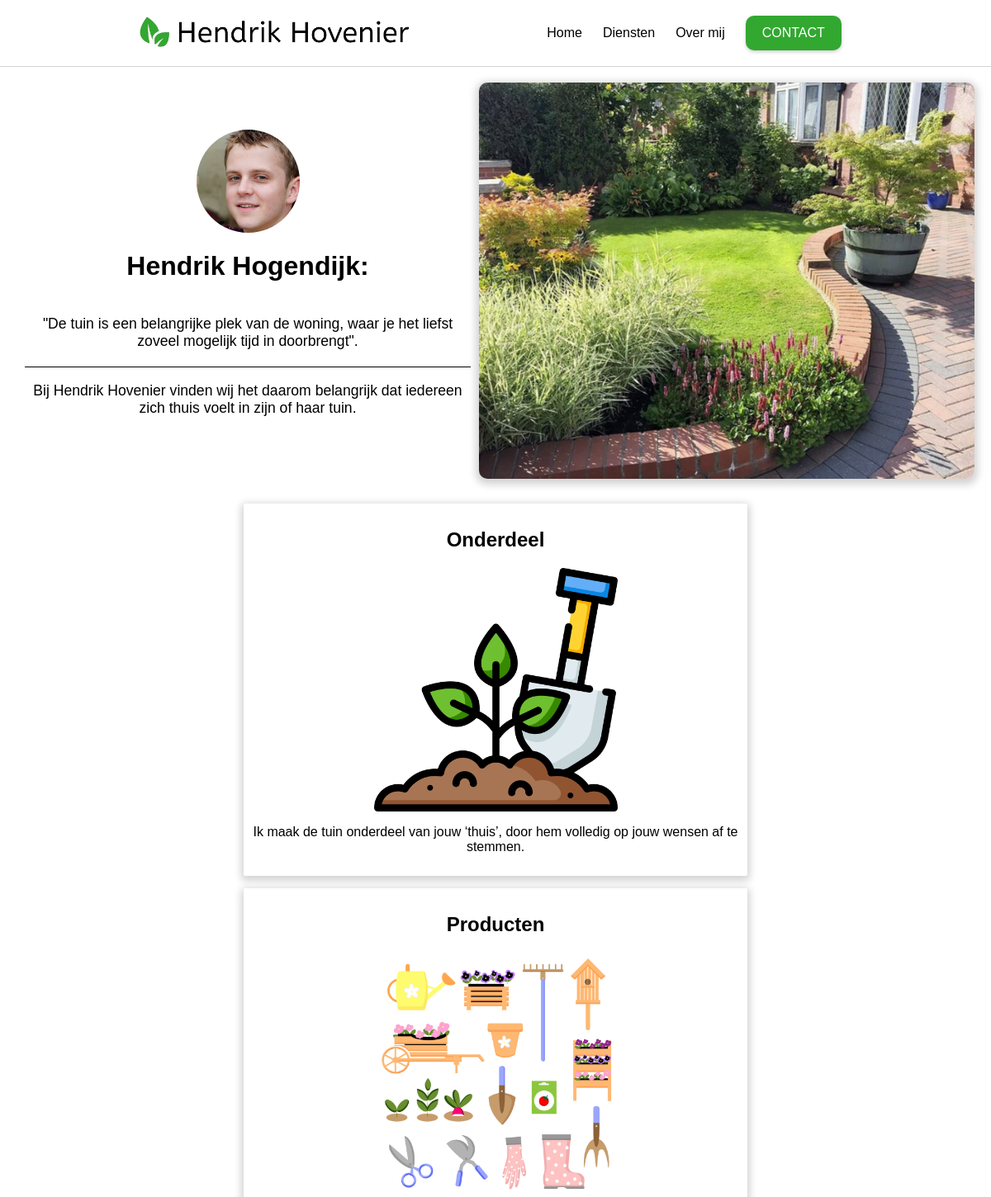
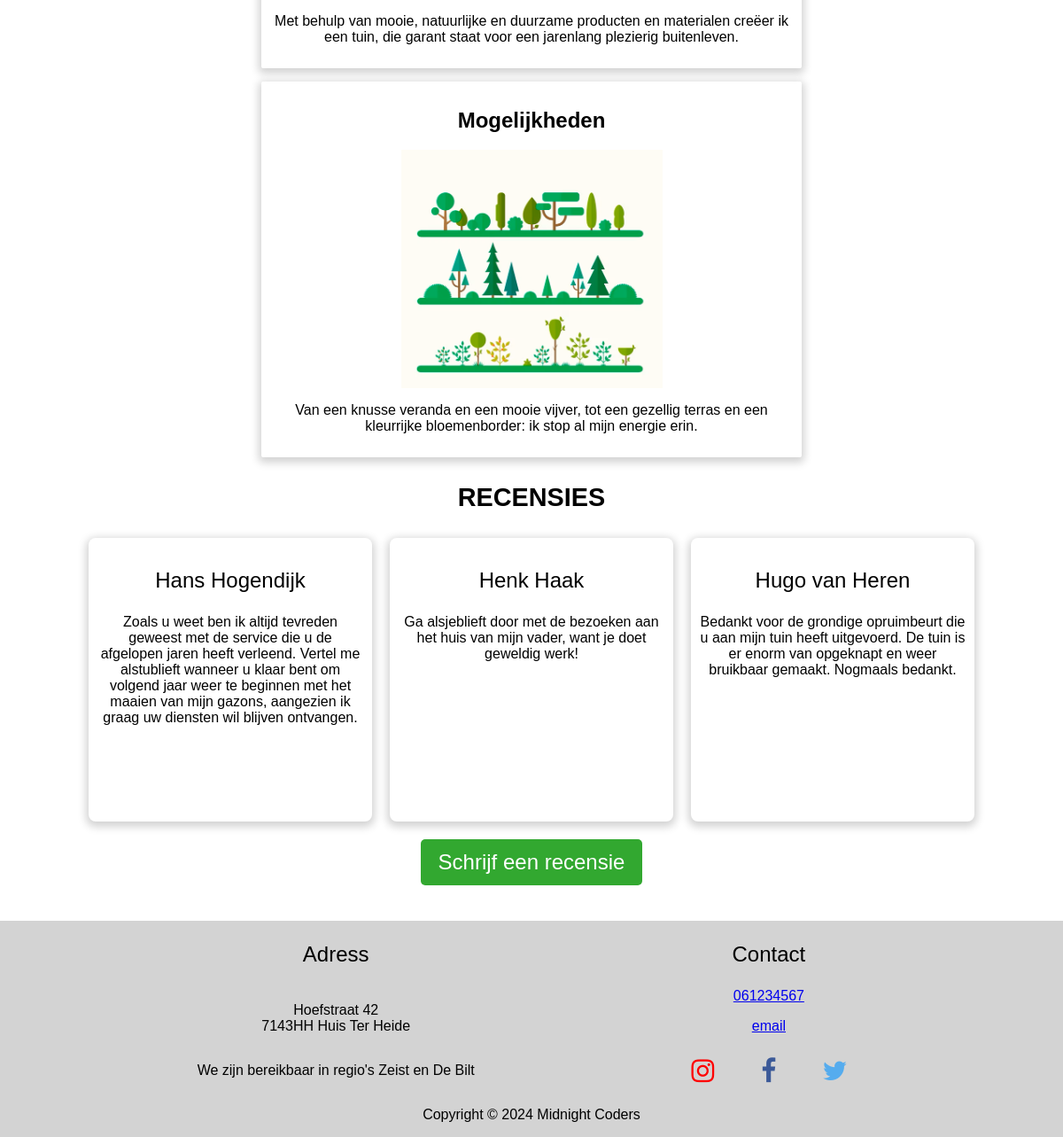
The page / on the database its author committed (2 pictures, top to bottom).
### tables this page shows
CREATE TABLE `recensies` (
  `id` int(11) NOT NULL,
  `datum` datetime NOT NULL,
  `voornaam` varchar(255) NOT NULL,
  `achternaam` varchar(255) NOT NULL,
  `bericht` varchar(270) NOT NULL,
  `zichtbaar` tinyint(1) NOT NULL
);

### index.php (the view, shortened to what this page needs)
<?php
include ('database/db_connect.php');
?>
<!DOCTYPE html>
<html lang="en">
<head>
    <link rel="stylesheet" href="<?= BASEURL ?>assets/css/header.css">
    <link rel="stylesheet" href="<?= BASEURL ?>assets/css/indexStyle.css">
    <link rel="stylesheet" href="<?= BASEURL ?>assets/css/footer.css">
    <link rel="stylesheet" href="https://cdnjs.cloudflare.com/ajax/libs/font-awesome/4.7.0/css/font-awesome.min.css">
</head>
<body>
    <div id="container">
        <?php include ('header.php'); ?>
        <main>
            <?php include ('assets/php/slideshow.php'); ?>
            <div id="info-box-container">
                <div class="info-box">
                    <h2 class="info-box-title">Onderdeel</h2>
                    <img class="info-box-img" src="assets/img/ontwerp.png" alt="garden">
                    <p>
                        Ik maak de tuin onderdeel van jouw ‘thuis’, door hem volledig op jouw wensen af te stemmen.
                    </p>
                </div>
                <div class="info-box">
                    <h2 class="info-box-title">Producten</h2>
                    <img class="info-box-img" src="assets/img/products.png" alt="garden">
                    <p>
                        Met behulp van mooie, natuurlijke en duurzame producten en materialen creëer ik een tuin, die
                        garant
                        staat voor een jarenlang plezierig buitenleven.
                    </p>
                </div>
                <div class="info-box">
                    <h2 class="info-box-title">Mogelijkheden</h2>
                    <img class="info-box-img" src="assets/img/posibilities.png" alt="garden">
                    <p>
                        Van een knusse veranda en een mooie vijver, tot een gezellig terras en een kleurrijke
                        bloemenborder:
                        ik
                        stop al mijn energie erin.
                    </p>
                </div>
            </div>
            <div id="review-container">
                <h1>RECENSIES</h1>
                <div id="review-box-container">
                    <?php
                    $sqli_prepare = $con->prepare("SELECT voornaam, achternaam, bericht FROM recensies WHERE zichtbaar = 1 ORDER BY RAND() LIMIT 3;");
                    $sqli_prepare->bind_result($reviewFName, $reviewLName, $reviewMessage);
                    $sqli_prepare->execute();
                    while ($sqli_prepare->fetch()) { ?>
                        <div class="review-box">
                            <p class="review-name"><?php echo $reviewFName . ' ' . $reviewLName ?></p>
                            <p class="review-text"><?php echo $reviewMessage ?></p>
                        </div>
                    <?php } ?>
                </div>
                <div id="review-input-container">
                    <button id="review-btn" onclick="showReviewInput()">Schrijf een recensie</button>
                </div>
            </div>
        </main>
        <?php include (BASE_PATH . "/footer.php"); ?>
    </div>
</body>
</html>

### header.php (shortened to what this page needs)
<header>
    <div id="logo-container">
        <a href="/index.php">
            <img id="header-logo" src="<?=BASEURL?>assets/img/weblogo2.png" alt="weblogo">
        </a>
    </div>
    <div id="header-buttons-container">
        <a class="header-button" href="/index.php">Home</a>
        <a class="header-button" href="/core/dienstenpage.php">Diensten</a>
        <a class="header-button" href="/core/overmijpage.php">Over mij</a>
        <a id="contact-btn" href="/core/contactpage.php">CONTACT</a>
    </div>
</header>

### assets/php/slideshow.php (shortened to what this page needs)
<div id="slideshow-container">
    <div id="intro">
        <img id="portrait" src="assets/img/hendrik.png" alt="hendrik">
        <h1 id="head-title">Hendrik Hogendijk:</h1>
        <p id="head-border" class="intro-text">"De tuin is een belangrijke plek van de woning, waar je
            het liefst zoveel mogelijk tijd in doorbrengt".</p>
        <p class="intro-text">
            Bij Hendrik Hovenier vinden wij het daarom belangrijk dat iedereen zich thuis voelt in
            zijn of haar tuin.
        </p>
    </div>
    <img class="mySlides fade" src="assets/img/slideshow_foto_3.png" width="1000" height="600" alt="slideshow">
</div>

### footer.php (shortened to what this page needs)
<head>
    <link rel="stylesheet" href="https://cdnjs.cloudflare.com/ajax/libs/font-awesome/4.7.0/css/font-awesome.min.css">
</head>
<footer>
    <div id="footer-content">
        <div id="adres-container">
            <p class="footer-title">Adress</p>
            <p id="addres-text">Hoefstraat 42 <br>7143HH Huis Ter Heide</p>
            <p id="regio">We zijn bereikbaar in regio's Zeist en De Bilt</p>
        </div>
        <div id="contact-container">
            <p class="footer-title">Contact</p>
            <a href="tel:061234567">061234567</a>
            <p><a href="mailto:HendrikHogendijk@gmail.com">email</a></p>
            <div id="social-links">
                <a href="#" class="fa fa-instagram" style="font-size:30px"></a>
                <a href="#" class="fa fa-facebook" style="font-size:30px"></a>
                <a href="#" class="fa fa-twitter" style="font-size:30px"></a>
            </div>
        </div>
    </div>
    <div id="copyright-container">
        <p>Copyright © 2024 Midnight Coders</p>
    </div>
</footer>

### assets/css/header.css (style rules this page uses)
body, html { padding: 0; margin: 0; font-family: sans-serif; }
#container { display: grid; grid-template-columns: repeat(3, 1fr); grid-template-rows: 80px 1fr 0fr; grid-column-gap: 0px; grid-row-gap: 0px; transition: grid-template-rows 0.5s; }
header { grid-area: 1 / 1 / 2 / 4; }
main { grid-area: 2 / 1 / 3 / 4; }
footer { grid-area: 3 / 1 / 4 / 4; }
header { display: flex; justify-content: space-evenly; align-items: center; box-shadow: 0px 1px lightgray; background-color: white; position: sticky; top: 0; z-index: 998; }
#header-logo { width: 350px; transition: width 1s; }
#header-buttons-container { display: flex; align-items: center; gap: 25px; }
.header-button { color: black; text-decoration: none; font-size: 1rem; transition: font-size 1s, transform 0.3s ease-in-out; }
#contact-btn { text-decoration: none; font-size: 1rem; color: white; background-color: #32a830; padding: 12px 20px; border-radius: 10px; transition: font-size 1s, transform 0.3s ease-in-out; box-shadow: 0 2px 4px rgba(0, 0, 0, 0.2); }

### assets/css/indexStyle.css (style rules this page uses)
main div { padding: 10px; }
#slideshow-container { display: flex; justify-content: center; align-items: center; padding: 20px; }
#intro { display: flex; justify-content: center; align-items: center; text-align: center; flex-direction: column; z-index: 1; }
#portrait { border-radius: 150px; width: 125px; height: 125px; }
#head-title { font-size: 2rem; display: flex; justify-content: center; transition: font-size 1s; }
.intro-text { font-size: 1.1em; }
#head-border { border-bottom: solid 1px; padding: 20px; margin: 0; }
.mySlides { max-width: 600px; max-height: 480px; height: auto; box-shadow: 0px 3px 10px 4px lightgray; transition: 1s; border-radius: 10px; }
.fade { animation-name: fade; animation-duration: 1.5s; }
#info-box-container { display: flex; justify-content: center; align-items: center; flex-direction: column; gap: 15px; }
.info-box { width: 50%; border-radius: 2px; box-shadow: 0px 3px 10px 3px lightgray; padding: 10px; display: flex; flex-direction: column; justify-content: center; align-items: center; text-align: center; }
.info-box-img { width: 50%; }
#review-container { margin: 0; padding: 0; display: flex; flex-direction: column; align-items: center; margin-bottom: 30px; }
#review-container h1 { font-size: 1.8rem; }
#review-box-container { display: flex; flex-direction: row; gap: 20px; }
.review-box { padding: 10px; background-color: white; box-shadow: 0px 3px 10px 3px lightgray; border-radius: 8px; text-align: center; height: 300px; width: 300px; }
.review-name { font-size: 1.5rem; max-height: 35px; }
#review-btn { border: none; border-radius: 5px; padding: 12px 20px; background-color: #32a830; color: white; font-size: 1.5rem; cursor: pointer; }

### assets/css/footer.css (style rules this page uses)
footer { background-color: lightgray; }
#footer-content { display: flex; justify-content: space-evenly; align-items: center; flex-direction: row; }
.footer-title { font-size: 1.5rem; padding: 0; }
#adres-container { display: flex; justify-content: center; align-items: center; flex-direction: column; text-align: center; }
#contact-container { display: flex; justify-content: center; align-items: center; flex-direction: column; }
.fa { padding: 10px; font-size: 3rem; width: 50px; text-align: center; text-decoration: none; }
.fa-instagram { color: red; }
.fa-facebook { color: #3b5998; }
.fa-twitter { color: #55acee; }
#copyright-container { display: flex; justify-content: center; }

### rows shown on the page
recensies: voornaam "Hans", achternaam "Hogendijk", bericht "Zoals u weet ben ik altijd tevreden geweest met de service die u de afgelopen jaren heeft verleend. Vertel me alstublieft wanneer u klaar bent om volgend jaar weer te beginnen met het maaien van mijn gazons, aangezien ik graag uw diensten wil blijven ontvangen."
recensies: voornaam "Henk", achternaam "Haak", bericht "Ga alsjeblieft door met de bezoeken aan het huis van mijn vader, want je doet geweldig werk!"
recensies: voornaam "Hugo", achternaam "van Heren", bericht "Bedankt voor de grondige opruimbeurt die u aan mijn tuin heeft uitgevoerd. De tuin is er enorm van opgeknapt en weer bruikbaar gemaakt. Nogmaals bedankt."
